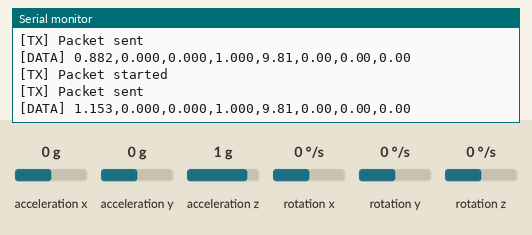
The sketch below on a simulated Arduino Uno, built with avr-gcc and run on an emulated ATmega328P. Shown: the last lines printed to the serial monitor. Inputs (shaded band) come from the test bench; at power-on: acceleration z 1 g, acceleration x 0 g, acceleration y 0 g, rotation x 0 °/s, rotation y 0 °/s, rotation z 0 °/s. No radio packets arrive unless stated.

Above: at 3.9 s.
4.0 s: acceleration z set to -1.4 g
At 4.1 s:
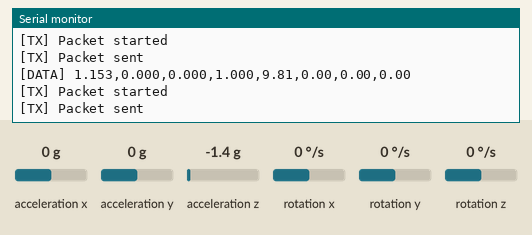
7.0 s: acceleration x set to -1.4 g
At 7.2 s:
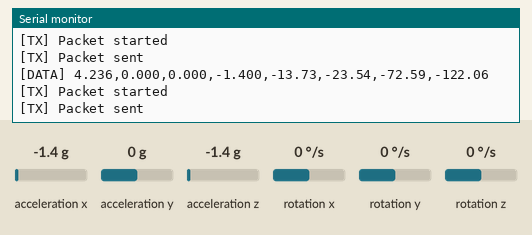
8.5 s: acceleration x set to 0 g
At 8.61 s:
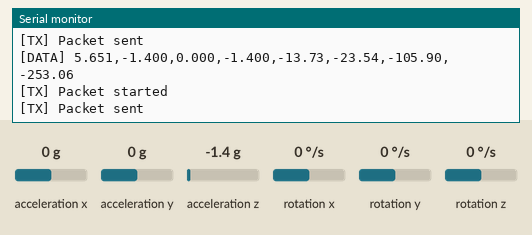
11.5 s: acceleration y set to -1.4 g
At 11.73 s:
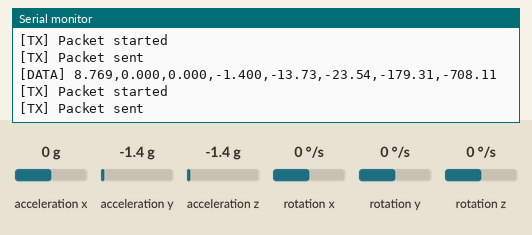
Timing chart, 0 to 14.0 s (numbered marks = the images above; inputs shaded):
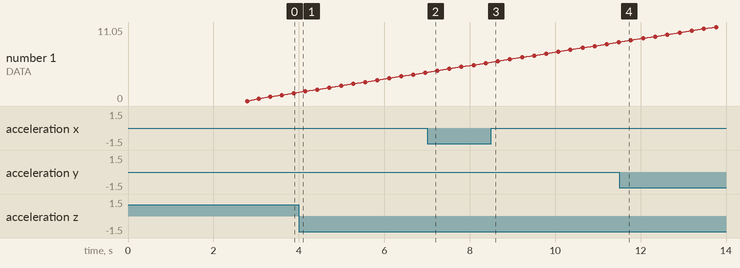

The sketch:

LoRa_Transmisor_MMA8452Q_ZTracking.ino
```cpp
#include <Wire.h>
#include <SPI.h>
#include <LoRa.h>
#include <SparkFun_MMA8452Q.h>

MMA8452Q accel;

float velZ = 0;
float altZ = 0;
unsigned long lastTime = 0;
float t = 0;
float az_offset = 0;

const int offsetSamples = 100;
const float threshold = 0.2;

void setup() {
  Serial.begin(9600);
  delay(1000); // Ensure Serial is ready

  Serial.println("[BOOT] Initializing I2C and sensor...");
  Wire.begin();

  if (!accel.begin()) {
    Serial.println("[ERROR] MMA8452Q not detected.");
    while (1);
  }
  Serial.println("[OK] MMA8452Q detected");

  accel.setScale(SCALE_2G);
  accel.setDataRate(ODR_100);
  delay(500);
  calibrarSensor();

  Serial.println("[BOOT] Initializing LoRa...");
  LoRa.setPins(10, 9, 2);  // NSS, RESET, DIO0
  if (!LoRa.begin(433E6)) {
    Serial.println("[ERROR] LoRa begin failed");
    while (1);
  }

  LoRa.setTxPower(20);  // Max TX power
  Serial.println("[OK] LoRa initialized at 915 MHz");

  Serial.println("t,ax,ay,az,az_m_s2,net_a,velZ,altZ");
  lastTime = millis();
}

void loop() {
  if (accel.available()) {
    accel.read();

    float ax = accel.getCalculatedX();
    float ay = accel.getCalculatedY();
    float az = accel.getCalculatedZ();
    float az_m_s2 = az * 9.81;
    float net_a = az_m_s2 - az_offset;

    if (abs(net_a) < threshold) {
      net_a = 0;
      velZ = 0;
    }

    unsigned long now = millis();
    float dt = (now - lastTime) / 1000.0;
    lastTime = now;
    t += dt;

    velZ += net_a * dt;
    altZ += velZ * dt;

    String data = String(t, 3) + "," +
                  String(ax, 3) + "," +
                  String(ay, 3) + "," +
                  String(az, 3) + "," +
                  String(az_m_s2, 2) + "," +
                  String(net_a, 2) + "," +
                  String(velZ, 2) + "," +
                  String(altZ, 2);

    Serial.println("[DATA] " + data);

    int result = LoRa.beginPacket();
    if (result == 1) {
      Serial.println("[TX] Packet started");
      LoRa.print(data);
      LoRa.endPacket();  // Will block until complete
      Serial.println("[TX] Packet sent");
    } else {
      Serial.println("[WARN] Failed to begin LoRa packet");
    }
  }

  delay(200); // Limit to 5 packets/sec
}

void calibrarSensor() {
  Serial.println("[CAL] Calibrating Z-axis offset...");
  float suma = 0;
  int contador = 0;

  while (contador < offsetSamples) {
    if (accel.available()) {
      accel.read();
      suma += accel.getCalculatedZ() * 9.81;
      contador++;
      delay(10);
    }
  }

  az_offset = suma / offsetSamples;
  Serial.print("[CAL] Z offset: ");
  Serial.print(az_offset, 4);
  Serial.println(" m/s²");
}
```

Measured:
- plotted number 1: 1.15 → 4.24 after the input at 4.0 s, 4.24 → 5.65 after the input at 7.0 s, 5.65 → 8.77 after the input at 8.5 s, 8.77 → 11.05 after the input at 11.5 s
